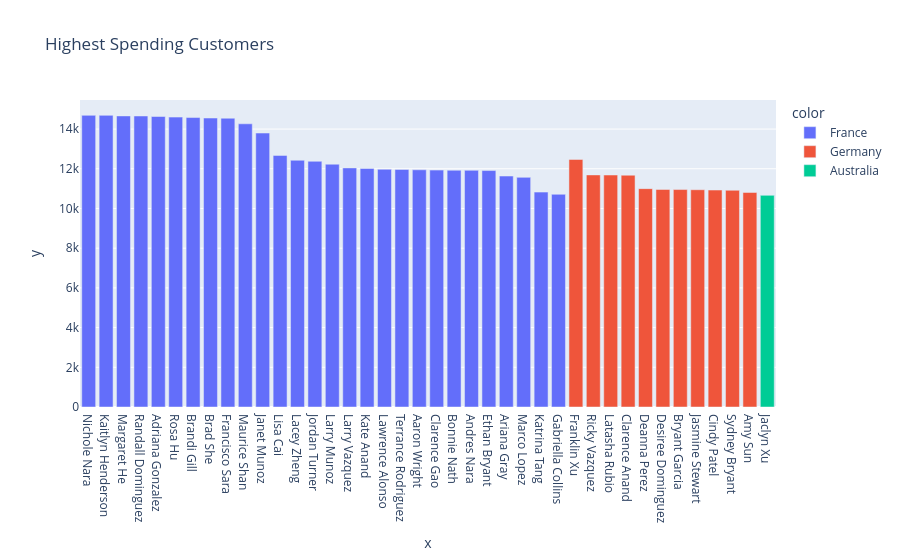

Source (notebook cell):
### Code cell
# bi variate
#Q1 the 40 customers who spent the most money in total paid in all orders
dff = df.groupby(['FullName','EnglishCountryRegionName'])['TotalPaid'].sum().reset_index().sort_values(by='TotalPaid', ascending=False).head(40)

px.bar(x=dff['FullName'], y=dff['TotalPaid'], title='Highest Spending Customers',color=dff['EnglishCountryRegionName'])

### Figure 1 — Plotly figure (JSON) as saved in the notebook; plotly's stock layout.template omitted (floating-point values rounded to 4 significant figures)
{"data": [{"alignmentgroup": "True", "hovertemplate": "color=France<br>x=%{x}<br>y=%{y}<extra></extra>", "legendgroup": "France", "marker": {"color": "#636efa", "pattern": {"shape": ""}}, "name": "France", "offsetgroup": "France", "orientation": "v", "showlegend": true, "textposition": "auto", "type": "bar", "x": ["Nichole Nara", "Kaitlyn Henderson", "Margaret He", "Randall Dominguez", "Adriana Gonzalez", "Rosa Hu", "Brandi Gill", "Brad She", "Francisco Sara", "Maurice Shan", "Janet Munoz", "Lisa Cai", "Lacey Zheng", "Jordan Turner", "Larry Munoz", "Larry Vazquez", "Kate Anand", "Lawrence Alonso", "Terrance Rodriguez", "Aaron Wright", "Clarence Gao", "Bonnie Nath", "Andres Nara", "Ethan Bryant", "Ariana Gray", "Marco Lopez", "Katrina Tang", "Gabriella Collins"], "xaxis": "x", "y": [14690.0, 14690.0, 14660.0, 14660.0, 14630.0, 14600.0, 14580.0, 14560.0, 14550.0, 14270.0, 13800.0, 12670.0, 12430.0, 12380.0, 12230.0, 12040.0, 12010.0, 11970.0, 11970.0, 11950.0, 11930.0, 11930.0, 11920.0, 11910.0, 11630.0, 11570.0, 10820.0, 10710.0], "yaxis": "y"}, {"alignmentgroup": "True", "hovertemplate": "color=Germany<br>x=%{x}<br>y=%{y}<extra></extra>", "legendgroup": "Germany", "marker": {"color": "#EF553B", "pattern": {"shape": ""}}, "name": "Germany", "offsetgroup": "Germany", "orientation": "v", "showlegend": true, "textposition": "auto", "type": "bar", "x": ["Franklin Xu", "Ricky Vazquez", "Latasha Rubio", "Clarence Anand", "Deanna Perez", "Desiree Dominguez", "Bryant Garcia", "Jasmine Stewart", "Cindy Patel", "Sydney Bryant", "Amy Sun"], "xaxis": "x", "y": [12470.0, 11690.0, 11690.0, 11680.0, 11000.0, 10960.0, 10950.0, 10940.0, 10930.0, 10920.0, 10810.0], "yaxis": "y"}, {"alignmentgroup": "True", "hovertemplate": "color=Australia<br>x=%{x}<br>y=%{y}<extra></extra>", "legendgroup": "Australia", "marker": {"color": "#00cc96", "pattern": {"shape": ""}}, "name": "Australia", "offsetgroup": "Australia", "orientation": "v", "showlegend": true, "textposition": "auto", "type": "bar", "x": ["Jaclyn Xu"], "xaxis": "x", "y": [10660.0], "yaxis": "y"}], "layout": {"barmode": "relative", "legend": {"title": {"text": "color"}, "tracegroupgap": 0}, "title": {"text": "Highest Spending Customers"}, "xaxis": {"anchor": "y", "domain": [0, 1], "title": {"text": "x"}}, "yaxis": {"anchor": "x", "domain": [0, 1], "title": {"text": "y"}}}}
